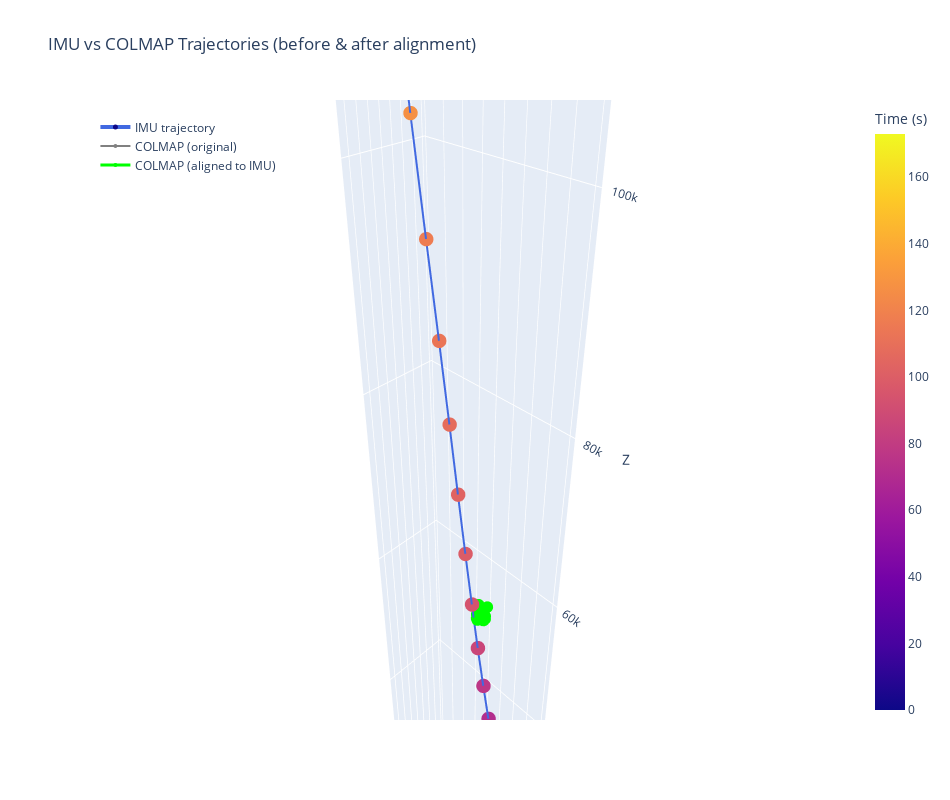

Notebook code for this chart:
### Code cell
import plotly.graph_objects as go
import numpy as np
import pandas as pd
from scipy.spatial.transform import Rotation as R

# ----------------------------------------------------
# 1. Load IMU trajectory (already integrated earlier)
# ----------------------------------------------------
imu = pd.read_csv("aligned_photo_imu.csv")
imu["imu_time"] = pd.to_datetime(imu["imu_time"])
time_s = (imu["imu_time"] - imu["imu_time"].iloc[0]).dt.total_seconds().values

# --- Compute IMU integrated positions ---
accel = imu[["accelerometer_x","accelerometer_y","accelerometer_z"]].values
gvec  = imu[["gravity_x","gravity_y","gravity_z"]].values
acc_lin = accel - gvec

dt = np.mean(np.diff(time_s))
vel = np.cumsum(acc_lin * dt, axis=0)
pos = np.cumsum(vel * dt, axis=0)
pos -= pos[0]

# ----------------------------------------------------
# 2. Load COLMAP camera centers from frames.txt
# ----------------------------------------------------
def read_frames_txt(path):
    centers = []
    with open(path, 'r') as f:
        for line in f:
            if line.startswith('#') or len(line.strip()) == 0:
                continue
            parts = line.strip().split()
            qw, qx, qy, qz = map(float, parts[2:6])
            tx, ty, tz = map(float, parts[6:9])
            Rcw = R.from_quat([qx, qy, qz, qw]).as_matrix()
            C = -Rcw.T @ np.array([tx, ty, tz])
            centers.append(C)
    return np.array(centers)

colmap_centers = read_frames_txt(
    r"C:\Users\vikra\Downloads\Camera Scripts Python\Camera Scripts Python\colmap_project\frames.txt"
)

# ----------------------------------------------------
# 3. Run alignment (Umeyama)
# ----------------------------------------------------
def estimate_similarity_transform(A, B):
    mu_A, mu_B = A.mean(0), B.mean(0)
    A_c, B_c = A - mu_A, B - mu_B
    H = A_c.T @ B_c / len(A)
    U, S, Vt = np.linalg.svd(H)
    R_est = Vt.T @ U.T
    if np.linalg.det(R_est) < 0:
        Vt[-1, :] *= -1
        R_est = Vt.T @ U.T
    scale = np.trace(np.diag(S)) / np.sum(A_c**2)
    t_est = mu_B - scale * R_est @ mu_A
    return scale, R_est, t_est

scale, R_align, t_align = estimate_similarity_transform(colmap_centers, pos)
aligned_colmap = (scale * (R_align @ colmap_centers.T).T) + t_align

print("Alignment scale:", scale)

# ----------------------------------------------------
# 4. Plot both trajectories (Plotly)
# ----------------------------------------------------
fig = go.Figure()

# IMU trajectory
fig.add_trace(go.Scatter3d(
    x=pos[:,0], y=pos[:,1], z=pos[:,2],
    mode='lines+markers',
    marker=dict(size=5, color=time_s, colorscale='Plasma', colorbar=dict(title='Time (s)')),
    line=dict(width=4, color='royalblue'),
    name='IMU trajectory'
))

# Original COLMAP trajectory
fig.add_trace(go.Scatter3d(
    x=colmap_centers[:,0], y=colmap_centers[:,1], z=colmap_centers[:,2],
    mode='lines+markers',
    marker=dict(size=4, color='gray'),
    line=dict(width=2, color='gray'),
    name='COLMAP (original)'
))

# Aligned COLMAP trajectory
fig.add_trace(go.Scatter3d(
    x=aligned_colmap[:,0], y=aligned_colmap[:,1], z=aligned_colmap[:,2],
    mode='lines+markers',
    marker=dict(size=4, color='lime'),
    line=dict(width=3, color='lime'),
    name='COLMAP (aligned to IMU)'
))

fig.update_layout(
    title="IMU vs COLMAP Trajectories (before & after alignment)",
    scene=dict(
        xaxis_title='X', yaxis_title='Y', zaxis_title='Z',
        aspectmode='data'
    ),
    width=950, height=800,
    legend=dict(x=0.02, y=0.98)
)

fig.show()

### Figure 1 — Plotly figure (JSON) as saved in the notebook; plotly's stock layout.template omitted (floating-point values rounded to 4 significant figures)
{"data": [{"line": {"color": "royalblue", "width": 4}, "marker": {"color": [0.0, 5.998, 9.995, 14.0, 18.99, 23.0, 28.0, 32.0, 37.99, 44.0, 49.0, 52.99, 56.99, 66.0, 70.99, 77.0, 86.0, 94.0, 98.99, 103.0, 108.0, 113.0, 117.0, 127.0, 134.0, 140.0, 149.0, 156.0, 162.0, 173.0], "colorbar": {"title": {"text": "Time (s)"}}, "colorscale": [[0, "#0d0887"], [0.1111, "#46039f"], [0.2222, "#7201a8"], [0.3333, "#9c179e"], [0.4444, "#bd3786"], [0.5556, "#d8576b"], [0.6667, "#ed7953"], [0.7778, "#fb9f3a"], [0.8889, "#fdca26"], [1, "#f0f921"]], "size": 5}, "mode": "lines+markers", "name": "IMU trajectory", "type": "scatter3d", "x": [0.0, 71.24, 188.0, 359.7, 580.9, 851.1, 1165.0, 1528.0, 1947.0, 2332.0, 2684.0, 3004.0, 3300.0, 3562.0, 3820.0, 4065.0, 4308.0, 4537.0, 4771.0, 4999.0, 5236.0, 5509.0, 5808.0, 6076.0, 6315.0, 6564.0, 6779.0, 7021.0, 7240.0, 7441.0], "y": [0.0, -42.46, -106.7, -189.6, -272.0, -384.2, -541.4, -763.6, -1116.0, -1499.0, -1925.0, -2398.0, -2929.0, -3498.0, -4110.0, -4757.0, -5417.0, -6066.0, -6725.0, -7403.0, -8095.0, -8818.0, -9587.0, -10410.0, -11250.0, -12100.0, -12940.0, -13800.0, -14700.0, -15630.0], "z": [0.0, 699.0, 1746.0, 3140.0, 4884.0, 6976.0, 9414.0, 12200.0, 15300.0, 18750.0, 22560.0, 26710.0, 31200.0, 36040.0, 41230.0, 46770.0, 52660.0, 58910.0, 65500.0, 72450.0, 79750.0, 87400.0, 95390.0, 103700.0, 112400.0, 121500.0, 130900.0, 140600.0, 150700.0, 161200.0]}, {"line": {"color": "gray", "width": 2}, "marker": {"color": "gray", "size": 4}, "mode": "lines+markers", "name": "COLMAP (original)", "type": "scatter3d", "x": [-2.607, -2.593, -1.5, -0.8623, 0.9113, 0.2516, -0.3827, -1.401, -0.2704, 1.536, 1.366, 0.7807, 0.9177, 2.635, 1.753, 2.1, 2.304, -1.071, -1.34, -1.397, -1.817, -1.26, -2.825, 2.308, 5.744, -1.279, -0.1476, -1.588, 0.04708, 3.05], "y": [-0.7406, 0.9124, 0.47, 1.417, 1.048, -0.4638, 1.285, 1.889, 3.529, 2.174, 1.03, 1.36, 0.4581, -0.2384, -1.645, -1.847, -2.232, -5.013, -1.626, -0.8905, -1.133, 0.6325, 0.3962, 4.058, -2.477, -0.3931, -0.7701, -1.901, 1.629, -0.8207], "z": [1.245, 0.3723, 0.05484, -0.2912, -0.2497, 1.78, 0.6694, -0.428, 0.6432, -0.1473, 1.895, 1.882, 0.7526, 1.823, 1.654, 2.05, 1.849, -1.3, 0.2685, 2.332, 2.16, -4.002, -6.293, -5.248, -8.607, -3.916, -0.3754, 0.3716, -0.1515, -1.201]}, {"line": {"color": "lime", "width": 3}, "marker": {"color": "lime", "size": 4}, "mode": "lines+markers", "name": "COLMAP (aligned to IMU)", "type": "scatter3d", "x": [3619.0, 3399.0, 3541.0, 3491.0, 3719.0, 3925.0, 3613.0, 3377.0, 3393.0, 3676.0, 3897.0, 3801.0, 3840.0, 4157.0, 4198.0, 4279.0, 4328.0, 4067.0, 3786.0, 3828.0, 3798.0, 3307.0, 3028.0, 3259.0, 4092.0, 3415.0, 3785.0, 3794.0, 3574.0, 4080.0], "y": [-5145.0, -5343.0, -5433.0, -5616.0, -5783.0, -5493.0, -5632.0, -5606.0, -5881.0, -5971.0, -5776.0, -5743.0, -5695.0, -5793.0, -5547.0, -5556.0, -5545.0, -4944.0, -5226.0, -5241.0, -5171.0, -5587.0, -5441.0, -6395.0, -6201.0, -5475.0, -5472.0, -5165.0, -5740.0, -5862.0], "z": [56780.0, 56800.0, 56900.0, 56900.0, 56960.0, 56750.0, 56780.0, 56880.0, 56650.0, 56890.0, 56660.0, 56630.0, 56850.0, 56780.0, 56870.0, 56830.0, 56890.0, 57440.0, 57000.0, 56660.0, 56690.0, 57480.0, 57790.0, 57530.0, 58500.0, 57530.0, 57070.0, 57000.0, 56890.0, 57260.0]}], "layout": {"height": 800, "legend": {"x": 0.02, "y": 0.98}, "scene": {"aspectmode": "data", "xaxis": {"title": {"text": "X"}}, "yaxis": {"title": {"text": "Y"}}, "zaxis": {"title": {"text": "Z"}}}, "title": {"text": "IMU vs COLMAP Trajectories (before & after alignment)"}, "width": 950}}
